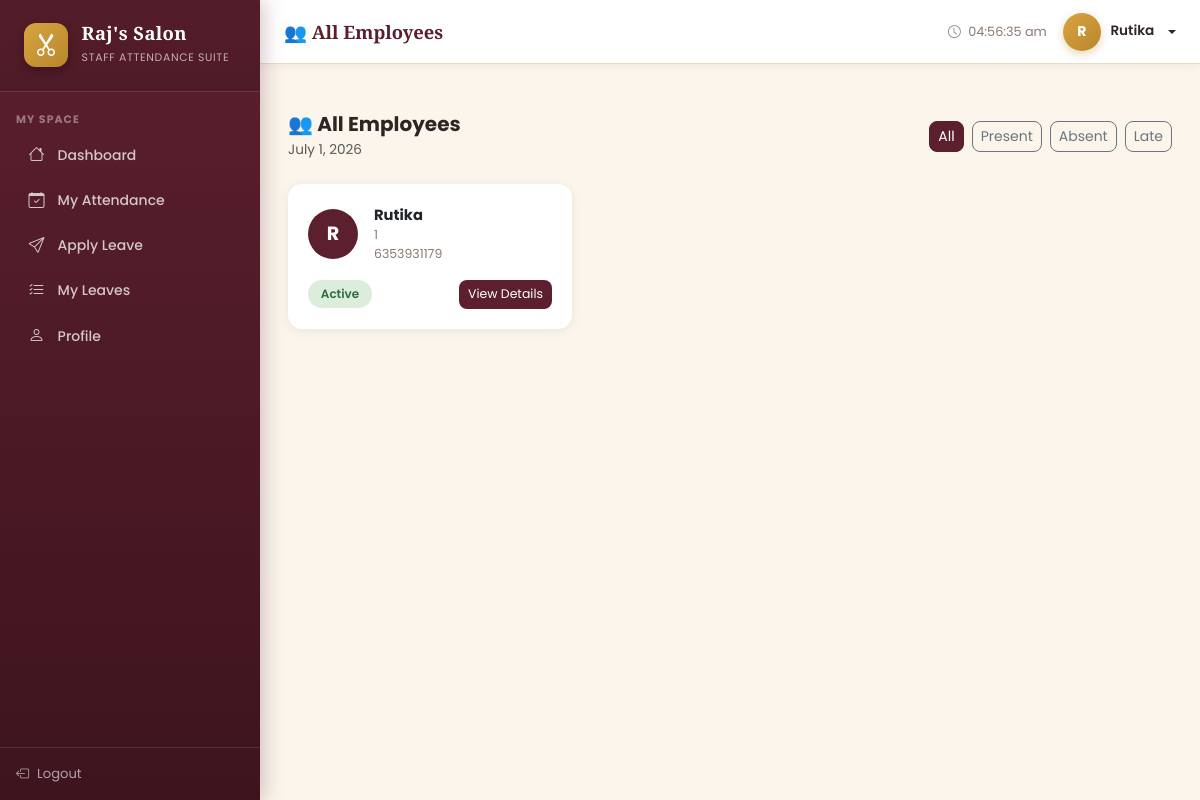
The page /employees/status/ (signed in) on the database its author committed.
### attendance/models.py (models this page shows, shortened)
class Employee(models.Model):
    GENDER_CHOICES = [('Male', 'Male'), ('Female', 'Female'), ('Other', 'Other')]
    STATUS_CHOICES = [('Active', 'Active'), ('Inactive', 'Inactive')]
    user          = models.OneToOneField(User, on_delete=models.CASCADE, related_name='employee', null=True, blank=True)
    employee_id   = models.CharField(max_length=20, unique=True)
    full_name     = models.CharField(max_length=200)
    email         = models.EmailField(unique=True)
    phone         = models.CharField(max_length=15)
    gender        = models.CharField(max_length=10, choices=GENDER_CHOICES)
    salary        = models.DecimalField(max_digits=10, decimal_places=2, default=0)
    address       = models.TextField(blank=True)
    status        = models.CharField(max_length=10, choices=STATUS_CHOICES, default='Active')
    profile_photo = models.ImageField(upload_to='profile_photos/', blank=True, null=True)
    date_joined   = models.DateField(default=timezone.now)
    class Meta:
        ordering = ['employee_id']

### attendance/views.py (the view)
# urls.py: path('employees/status/', views.employee_status_list, name='employee_status_list'),
@login_required
def employee_status_list(request):
    status = request.GET.get('status', 'all')
    today  = date.today()
    if status == 'present':
        attended  = Attendance.objects.filter(date=today, status='Present').values_list('employee_id', flat=True)
        employees = Employee.objects.filter(id__in=attended)
        title     = '✅ Present Today'
    elif status == 'late':
        attended  = Attendance.objects.filter(date=today, status='Late').values_list('employee_id', flat=True)
        employees = Employee.objects.filter(id__in=attended)
        title     = '⏰ Late Arrivals Today'
    elif status == 'absent':
        attended  = Attendance.objects.filter(date=today).exclude(status='Absent').values_list('employee_id', flat=True)
        employees = Employee.objects.filter(status='Active').exclude(id__in=attended)
        title     = '❌ Absent Today'
    else:
        employees = Employee.objects.filter(status='Active')
        title     = '👥 All Employees'
    return render(request, 'attendance/employee_status_list.html', {
        'employees': employees,
        'title':     title,
        'status':    status,
        'today':     today,
    })

### attendance/templates/attendance/employee_status_list.html (shortened to what this page needs)
{% extends 'base.html' %}
{% block page_title %}{{ title }}{% endblock %}
{% block content %}
<div class="d-flex align-items-center justify-content-between mb-4">
  <div>
    <h5 class="fw-bold mb-1">{{ title }}</h5>
    <p class="text-muted mb-0" style="font-size:.85rem">{{ today }}</p>
  </div>
  <div class="d-flex gap-2">
    <a href="{% url 'employee_status_list' %}?status=all" class="btn btn-sm {% if status == 'all' %}btn-primary{% else %}btn-outline-secondary{% endif %}" style="border-radius:8px">All</a>
    <a href="{% url 'employee_status_list' %}?status=present" class="btn btn-sm {% if status == 'present' %}btn-success{% else %}btn-outline-secondary{% endif %}" style="border-radius:8px">Present</a>
    <a href="{% url 'employee_status_list' %}?status=absent" class="btn btn-sm {% if status == 'absent' %}btn-danger{% else %}btn-outline-secondary{% endif %}" style="border-radius:8px">Absent</a>
    <a href="{% url 'employee_status_list' %}?status=late" class="btn btn-sm {% if status == 'late' %}btn-warning{% else %}btn-outline-secondary{% endif %}" style="border-radius:8px">Late</a>
  </div>
</div>
<div class="row g-3">
  {% for emp in employees %}
  <div class="col-md-4">
    <div class="card" style="border:none;border-radius:14px;box-shadow:0 2px 12px rgba(0,0,0,.07);padding:1.25rem">
      <div class="d-flex align-items-center gap-3">
        {% if emp.profile_photo %}
          <img src="{{ emp.profile_photo.url }}" width="50" height="50" style="border-radius:50%;object-fit:cover;border:2px solid #5C1F2E"/>
        {% else %}
          <div style="width:50px;height:50px;border-radius:50%;background:#5C1F2E;color:#fff;display:flex;align-items:center;justify-content:center;font-weight:700;font-size:1.2rem;flex-shrink:0">{{ emp.full_name|first|upper }}</div>
        {% endif %}
        <div>
          <div style="font-weight:700;font-size:.92rem">{{ emp.full_name }}</div>
          <div style="font-size:.78rem;color:#8A7A72">{{ emp.employee_id }}</div>
          <div style="font-size:.78rem;color:#8A7A72">{{ emp.phone }}</div>
        </div>
      </div>
      <div class="mt-3 d-flex justify-content-between align-items-center">
        <span class="status-badge badge-{{ emp.status|lower }}">{{ emp.status }}</span>
        <a href="{% url 'employee_detail' emp.pk %}" class="btn btn-sm" style="background:#5C1F2E;color:#fff;border-radius:8px;font-size:.78rem">View Details</a>
      </div>
    </div>
  </div>
  {% endfor %}
</div>
{% endblock %}

### templates/base.html (shortened to what this page needs)
<!DOCTYPE html>
<html lang="en">
<head>
<link href="https://cdn.jsdelivr.net/npm/bootstrap@5.3.2/dist/css/bootstrap.min.css" rel="stylesheet"/>
<link href="https://cdn.jsdelivr.net/npm/bootstrap-icons@1.11.3/font/bootstrap-icons.css" rel="stylesheet"/>
</head>
<body>
<div class="sidebar" id="sidebar">
  <div class="sidebar-brand">
    <span class="logo"><i class="bi bi-scissors"></i></span>
    <div class="brand-text">
      <h6>Raj's Salon</h6>
      <small>Staff Attendance Suite</small>
    </div>
  </div>
  {% if user.is_authenticated %}
  {% if user.is_staff or user.is_superuser %}
  <div class="sidebar-section mt-2">Main</div>
  <ul class="sidebar-nav">
    <li><a href="{% url 'dashboard' %}" class="{% if request.resolver_match.url_name == 'dashboard' %}active{% endif %}"><i class="bi bi-speedometer2"></i> Dashboard</a></li>
    <li><a href="{% url 'employee_list' %}" class="{% if 'employee' in request.resolver_match.url_name %}active{% endif %}"><i class="bi bi-people"></i> Employees</a></li>
    <li><a href="{% url 'attendance_list' %}" class="{% if 'attendance' in request.resolver_match.url_name %}active{% endif %}"><i class="bi bi-calendar-check"></i> Attendance</a></li>
  </ul>
  <div class="sidebar-section mt-2">Management</div>
  <ul class="sidebar-nav">
    <li><a href="{% url 'leave_list' %}" class="{% if 'leave' in request.resolver_match.url_name %}active{% endif %}"><i class="bi bi-calendar-x"></i> Leave Requests</a></li>
    <li><a href="{% url 'reports' %}" class="{% if request.resolver_match.url_name == 'reports' %}active{% endif %}"><i class="bi bi-bar-chart"></i> Reports</a></li>
    <li><a href="{% url 'holiday_list' %}" class="{% if 'holiday' in request.resolver_match.url_name %}active{% endif %}"><i class="bi bi-sun"></i> Holidays</a></li>
  </ul>
  <div class="sidebar-section mt-2">System</div>
  <ul class="sidebar-nav">
    <li><a href="/admin/" target="_blank"><i class="bi bi-gear"></i> Admin Panel</a></li>
  </ul>
  {% else %}
  <div class="sidebar-section mt-2">My Space</div>
  <ul class="sidebar-nav">
    <li><a href="{% url 'dashboard' %}" class="{% if request.resolver_match.url_name == 'dashboard' %}active{% endif %}"><i class="bi bi-house"></i> Dashboard</a></li>
    <li><a href="{% url 'attendance_list' %}" class="{% if 'attendance' in request.resolver_match.url_name %}active{% endif %}"><i class="bi bi-calendar-check"></i> My Attendance</a></li>
    <li><a href="{% url 'leave_apply' %}" class="{% if request.resolver_match.url_name == 'leave_apply' %}active{% endif %}"><i class="bi bi-send"></i> Apply Leave</a></li>
    <li><a href="{% url 'my_leaves' %}" class="{% if request.resolver_match.url_name == 'my_leaves' %}active{% endif %}"><i class="bi bi-list-check"></i> My Leaves</a></li>
    <li><a href="{% url 'profile' %}" class="{% if request.resolver_match.url_name == 'profile' %}active{% endif %}"><i class="bi bi-person"></i> Profile</a></li>
  </ul>
  {% endif %}
  <div class="sidebar-footer">
    <a href="{% url 'logout' %}"><i class="bi bi-box-arrow-left"></i> Logout</a>
  </div>
  {% endif %}
</div>
{% if user.is_authenticated %}
<div class="topbar">
  <div class="topbar-left">
    <span class="topbar-title">{% block page_title %}Dashboard{% endblock %}</span>
  </div>
  <div class="topbar-right">
    <span style="font-size:.8rem;color:#8A7A72">
      <i class="bi bi-clock me-1"></i>
      <span id="live-time"></span>
    </span>
    <div class="dropdown">
      <div class="topbar-user dropdown-toggle" data-bs-toggle="dropdown">
        <div class="topbar-avatar">{{ user.username|first|upper }}</div>
        <span style="font-size:.85rem;font-weight:600">{{ user.get_full_name|default:user.username }}</span>
      </div>
    </div>
  </div>
</div>
{% endif %}
<div class="{% if user.is_authenticated %}main-wrap{% else %}container-fluid{% endif %}">
  {% block content %}{% endblock %}
</div>
</body>
</html>

### templates/base.html (style rules this page uses)
:root { --primary: #5C1F2E; --primary-l: #7A2C40; --primary-dark: #3D141E; --secondary: #B8862C; --secondary-l: #D9A441; --success: #3F7D52; --danger: #A23B3B; --warning: #D9A441; --bg: #FBF5EC; --surface: #FFFFFF; --text: #2E2424; --muted: #8A7A72; --sidebar-w: 260px; --topbar-h: 64px; --font-display: 'Playfair Display', serif; --font-body: 'Poppins', sans-serif; }
* { box-sizing:border-box; }
body { font-family:var(--font-body); background:var(--bg); color:var(--text); margin:0; }
h1,h2,h3,h4,h5,h6 { font-family:var(--font-body); }
.sidebar { width:var(--sidebar-w); height:100vh; position:fixed; top:0; left:0; background:linear-gradient(180deg,var(--primary) 0%,var(--primary-dark) 100%); overflow-y:auto; z-index:200; display:flex; flex-direction:column; box-shadow:4px 0 18px rgba(92,31,46,.25); }
.sidebar-brand { padding:1.4rem 1.5rem; border-bottom:1px solid rgba(255,255,255,.12); display:flex; align-items:center; gap:.85rem; background:rgba(0,0,0,.1); }
.sidebar-brand .logo { font-size:1.5rem; width:44px; height:44px; flex-shrink:0; background:linear-gradient(135deg,var(--secondary-l),var(--secondary)); border-radius:12px; display:flex; align-items:center; justify-content:center; color:#fff; box-shadow:0 4px 10px rgba(0,0,0,.25); }
.sidebar-brand .brand-text { color:#fff; }
.sidebar-brand .brand-text h6 { font-family:var(--font-display); font-weight:700; font-size:1.15rem; margin:0; letter-spacing:.02em; }
.sidebar-brand .brand-text small { color:rgba(255,255,255,.65); font-size:.68rem; letter-spacing:.06em; text-transform:uppercase; }
.sidebar-section { padding:.75rem 1rem .35rem; color:rgba(255,255,255,.4); font-size:.68rem; font-weight:700; text-transform:uppercase; letter-spacing:.1em; }
.sidebar-nav { list-style:none; padding:0 .75rem; margin:0; }
.sidebar-nav li { margin-bottom:2px; }
.sidebar-nav a { display:flex; align-items:center; gap:.7rem; padding:.6rem .9rem; border-radius:8px; color:rgba(255,255,255,.75); text-decoration:none; font-size:.875rem; font-weight:500; transition:all .2s; }
.sidebar-nav a i { font-size:1rem; width:20px; text-align:center; }
.sidebar-footer { margin-top:auto; padding:1rem; border-top:1px solid rgba(255,255,255,.1); }
.sidebar-footer a { color:rgba(255,255,255,.6); font-size:.82rem; text-decoration:none; display:flex; align-items:center; gap:.5rem; }
.topbar { height:var(--topbar-h); position:fixed; top:0; left:var(--sidebar-w); right:0; background:var(--surface); border-bottom:1px solid #E8DCC8; z-index:100; display:flex; align-items:center; justify-content:space-between; padding:0 1.5rem; box-shadow:0 2px 10px rgba(92,31,46,.06); }
.topbar-left { display:flex; align-items:center; gap:1rem; }
.topbar-title { font-family:var(--font-display); font-weight:700; font-size:1.15rem; color:var(--primary); }
.topbar-right { display:flex; align-items:center; gap:1rem; }
.topbar-user { display:flex; align-items:center; gap:.6rem; cursor:pointer; }
.topbar-avatar { width:38px; height:38px; border-radius:50%; background:linear-gradient(135deg,var(--secondary-l),var(--secondary)); color:#fff; display:flex; align-items:center; justify-content:center; font-weight:700; font-size:.88rem; box-shadow:0 3px 8px rgba(184,134,44,.35); }
.main-wrap { margin-left:var(--sidebar-w); margin-top:var(--topbar-h); padding:1.75rem; min-height:calc(100vh - var(--topbar-h)); }
.badge-active { background:#DCEEDB; color:#2F6B40; }
.status-badge { padding:.3rem .8rem; border-radius:20px; font-size:.75rem; font-weight:600; display:inline-block; }
a { color:var(--secondary); }
.btn-primary { background:var(--primary); border-color:var(--primary); }

### rows shown on the page
Employee: full_name|first "R", full_name "Rutika", employee_id "1", phone "6353931179", status "Active"

### other values the page prints
{{ title }} "👥 All Employees"
{{ user.username|first|upper }} "R"
{{ user.get_full_name|default:user.username }} "Rutika"
